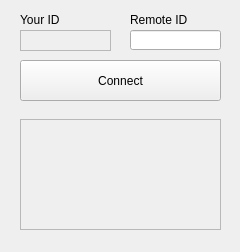
<?xml version="1.0" encoding="UTF-8"?>
<ui version="4.0">
 <class>MainWindow</class>
 <widget class="QMainWindow" name="MainWindow">
  <property name="geometry">
   <rect>
    <x>0</x>
    <y>0</y>
    <width>240</width>
    <height>252</height>
   </rect>
  </property>
  <property name="windowTitle">
   <string>MainWindow</string>
  </property>
  <widget class="QWidget" name="centralwidget">
   <widget class="QLabel" name="label">
    <property name="geometry">
     <rect>
      <x>20</x>
      <y>10</y>
      <width>91</width>
      <height>20</height>
     </rect>
    </property>
    <property name="text">
     <string>Your ID</string>
    </property>
    <property name="alignment">
     <set>Qt::AlignLeading|Qt::AlignLeft|Qt::AlignVCenter</set>
    </property>
   </widget>
   <widget class="QLabel" name="label_2">
    <property name="geometry">
     <rect>
      <x>20</x>
      <y>30</y>
      <width>91</width>
      <height>21</height>
     </rect>
    </property>
    <property name="frameShape">
     <enum>QFrame::StyledPanel</enum>
    </property>
    <property name="text">
     <string/>
    </property>
    <property name="textFormat">
     <enum>Qt::PlainText</enum>
    </property>
   </widget>
   <widget class="QLineEdit" name="lineEdit">
    <property name="geometry">
     <rect>
      <x>130</x>
      <y>30</y>
      <width>91</width>
      <height>20</height>
     </rect>
    </property>
   </widget>
   <widget class="QLabel" name="label_3">
    <property name="geometry">
     <rect>
      <x>130</x>
      <y>10</y>
      <width>91</width>
      <height>20</height>
     </rect>
    </property>
    <property name="text">
     <string>Remote ID</string>
    </property>
    <property name="alignment">
     <set>Qt::AlignLeading|Qt::AlignLeft|Qt::AlignVCenter</set>
    </property>
   </widget>
   <widget class="QPushButton" name="pushButton">
    <property name="geometry">
     <rect>
      <x>20</x>
      <y>60</y>
      <width>201</width>
      <height>41</height>
     </rect>
    </property>
    <property name="text">
     <string>Connect</string>
    </property>
   </widget>
   <widget class="QLabel" name="label_4">
    <property name="geometry">
     <rect>
      <x>20</x>
      <y>119</y>
      <width>201</width>
      <height>111</height>
     </rect>
    </property>
    <property name="frameShape">
     <enum>QFrame::StyledPanel</enum>
    </property>
    <property name="text">
     <string/>
    </property>
    <property name="alignment">
     <set>Qt::AlignCenter</set>
    </property>
   </widget>
  </widget>
 </widget>
 <resources/>
 <connections/>
</ui>
